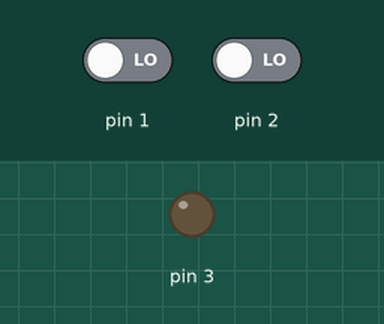
Recording of a sketch running on a simulated Arduino Uno, built with avr-gcc and run on an emulated ATmega328P. Parts: output pins drawn as LEDs (lit = HIGH). Inputs (shaded band) come from the test bench; at power-on: pin 1 LOW, pin 2 LOW.

Above: at 1.2 s.
1.3 s: pin 1 driven HIGH
At 2.2 s:
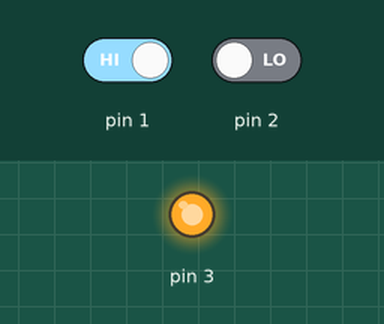
2.8 s: pin 1 driven LOW
At 3.3 s:
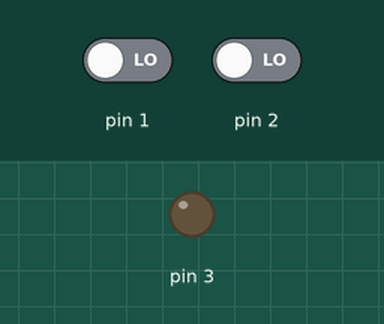
4.3 s: pin 2 driven HIGH
At 5.7 s:
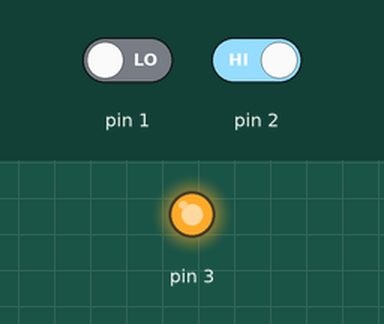
Timing chart, 0 to 7.3 s (numbered marks = the images above; inputs shaded):
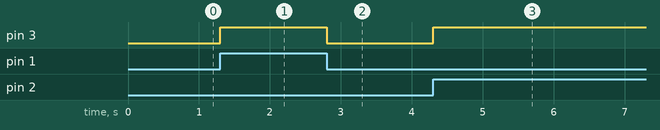

Measured:
- after the input at 1.3 s, pin 3: LOW → HIGH at once
- after the input at 2.8 s, pin 3: HIGH → LOW at once
- after the input at 4.3 s, pin 3: LOW → HIGH at once

The sketch:

neurona.ino
```cpp
// Creado por Juan Valdés

void setup() {
  pinMode(1 , INPUT);
  pinMode(2 , INPUT);
  pinMode(3, OUTPUT);
}

void loop() {
  float X1 = digitalRead(1);
  float X2 = digitalRead(2);
  float salida= 0;
  float y = X1*0.5007152 + X2 * 0.49677032 + 0.24995881;

  if(y < 0){
    salida = 0;
  }else{
    salida = y;
  }

  boolean salidaFinal= 0;

  if(salida < 0.5){
    salidaFinal = 0;
  }else if(salida >= 0.5){
    salidaFinal = 1;
  }

  digitalWrite(3, salidaFinal);
  // pon tu codigo aqui para ejecutarlo repetidamente::

}
```
